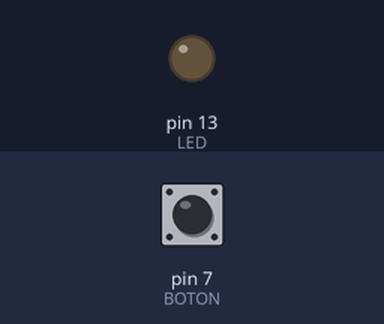
The sketch below on a simulated Arduino Uno, built with avr-gcc and run on an emulated ATmega328P. On the bench: output pins drawn as LEDs (lit = HIGH). The test bench sets the inputs (shaded band); at power-on: pin 7 (BOTON) LOW.

Above: at 1.2 s.
1.3 s: pin 7 (BOTON) pulled HIGH for 0.15 s
At 1.37 s:
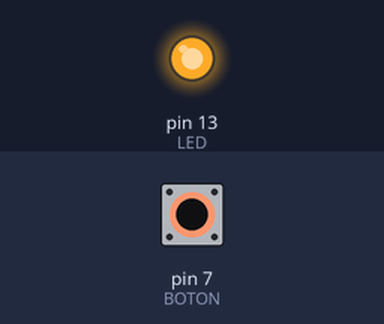
2.9 s: pin 7 (BOTON) pulled HIGH for 3.2 s
At 6.4 s:
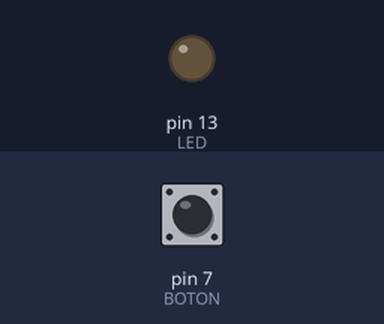
Timing chart, 0 to 7.9 s (numbered marks = the images above; inputs shaded):
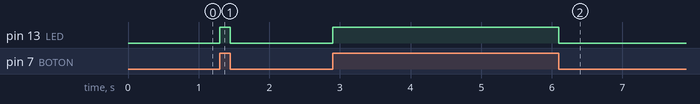

Measured:
- after the input at 1.3 s, pin 13 (LED): LOW → HIGH at once, → LOW 0.15 s later
- after the input at 2.9 s, pin 13 (LED): LOW → HIGH at once, → LOW 3.2 s later

The sketch:

pulsador.ino
```cpp
// Práctica encender y apagar un LED a través de botón pulsador
const int LED=13;
const int BOTON=7;
int val;

void setup(){
  pinMode(LED,OUTPUT);
  pinMode(BOTON,INPUT);
}

void loop(){
  val=digitalRead(BOTON);
  if(val==HIGH){
    digitalWrite(LED,HIGH);
  }else{
    digitalWrite(LED,LOW);
  }
}
```
